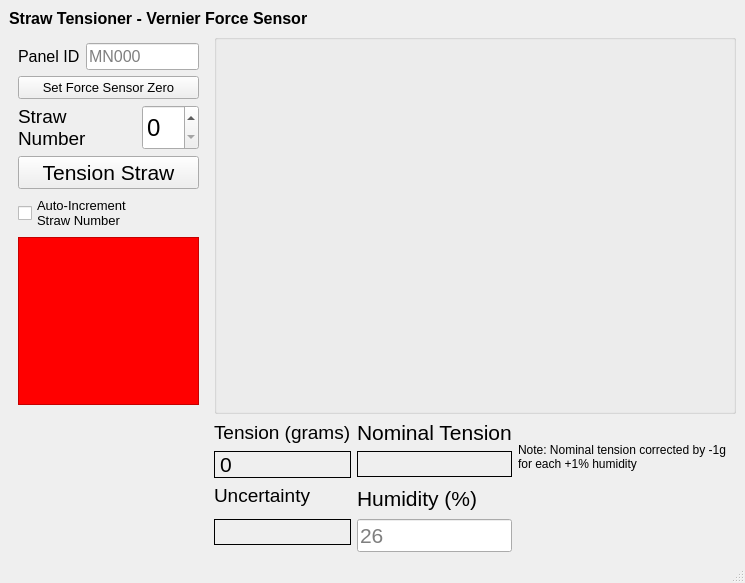
<?xml version="1.0" encoding="UTF-8"?>
<ui version="4.0">
 <class>MainWindow</class>
 <widget class="QMainWindow" name="MainWindow">
  <property name="geometry">
   <rect>
    <x>0</x>
    <y>0</y>
    <width>745</width>
    <height>583</height>
   </rect>
  </property>
  <property name="windowTitle">
   <string>StrawTensioner</string>
  </property>
  <widget class="QWidget" name="centralwidget">
   <property name="sizePolicy">
    <sizepolicy hsizetype="MinimumExpanding" vsizetype="Preferred">
     <horstretch>0</horstretch>
     <verstretch>0</verstretch>
    </sizepolicy>
   </property>
   <property name="minimumSize">
    <size>
     <width>511</width>
     <height>518</height>
    </size>
   </property>
   <layout class="QGridLayout" name="gridLayout_3">
    <item row="0" column="0" colspan="2">
     <widget class="QLabel" name="label_5">
      <property name="font">
       <font>
        <pointsize>12</pointsize>
        <weight>75</weight>
        <bold>true</bold>
       </font>
      </property>
      <property name="text">
       <string>Straw Tensioner - Vernier Force Sensor</string>
      </property>
     </widget>
    </item>
    <item row="1" column="0">
     <widget class="QWidget" name="top_layout" native="true">
      <layout class="QGridLayout" name="gridLayout_2">
       <item row="0" column="0">
        <widget class="QLabel" name="label_3">
         <property name="font">
          <font>
           <pointsize>12</pointsize>
           <weight>50</weight>
           <bold>false</bold>
          </font>
         </property>
         <property name="text">
          <string>Panel ID</string>
         </property>
        </widget>
       </item>
       <item row="0" column="1" colspan="2">
        <widget class="QLineEdit" name="panel_id">
         <property name="font">
          <font>
           <pointsize>12</pointsize>
          </font>
         </property>
         <property name="text">
          <string/>
         </property>
         <property name="placeholderText">
          <string>MN000</string>
         </property>
        </widget>
       </item>
       <item row="1" column="0" colspan="3">
        <widget class="QPushButton" name="setzero">
         <property name="font">
          <font>
           <pointsize>10</pointsize>
          </font>
         </property>
         <property name="text">
          <string>Set Force Sensor Zero</string>
         </property>
        </widget>
       </item>
       <item row="2" column="0" colspan="2">
        <widget class="QLabel" name="label">
         <property name="font">
          <font>
           <pointsize>14</pointsize>
          </font>
         </property>
         <property name="text">
          <string>Straw 
Number</string>
         </property>
        </widget>
       </item>
       <item row="2" column="2">
        <widget class="QSpinBox" name="strawnumbox">
         <property name="sizePolicy">
          <sizepolicy hsizetype="Fixed" vsizetype="Preferred">
           <horstretch>0</horstretch>
           <verstretch>0</verstretch>
          </sizepolicy>
         </property>
         <property name="font">
          <font>
           <pointsize>18</pointsize>
          </font>
         </property>
         <property name="maximum">
          <number>95</number>
         </property>
        </widget>
       </item>
       <item row="3" column="0" colspan="3">
        <widget class="QPushButton" name="realtime_display">
         <property name="font">
          <font>
           <pointsize>16</pointsize>
          </font>
         </property>
         <property name="text">
          <string>Tension Straw</string>
         </property>
        </widget>
       </item>
       <item row="4" column="0" colspan="3">
        <widget class="QCheckBox" name="autoincrement">
         <property name="font">
          <font>
           <pointsize>10</pointsize>
          </font>
         </property>
         <property name="text">
          <string>Auto-Increment 
Straw Number</string>
         </property>
         <property name="iconSize">
          <size>
           <width>32</width>
           <height>32</height>
          </size>
         </property>
        </widget>
       </item>
       <item row="5" column="0" colspan="3">
        <widget class="QGraphicsView" name="rangepanel">
         <property name="sizePolicy">
          <sizepolicy hsizetype="Preferred" vsizetype="Preferred">
           <horstretch>0</horstretch>
           <verstretch>0</verstretch>
          </sizepolicy>
         </property>
         <property name="palette">
          <palette>
           <active>
            <colorrole role="WindowText">
             <brush brushstyle="SolidPattern">
              <color alpha="255">
               <red>0</red>
               <green>0</green>
               <blue>0</blue>
              </color>
             </brush>
            </colorrole>
            <colorrole role="Button">
             <brush brushstyle="SolidPattern">
              <color alpha="255">
               <red>255</red>
               <green>0</green>
               <blue>0</blue>
              </color>
             </brush>
            </colorrole>
            <colorrole role="Light">
             <brush brushstyle="SolidPattern">
              <color alpha="255">
               <red>255</red>
               <green>127</green>
               <blue>127</blue>
              </color>
             </brush>
            </colorrole>
            <colorrole role="Midlight">
             <brush brushstyle="SolidPattern">
              <color alpha="255">
               <red>255</red>
               <green>63</green>
               <blue>63</blue>
              </color>
             </brush>
            </colorrole>
            <colorrole role="Dark">
             <brush brushstyle="SolidPattern">
              <color alpha="255">
               <red>127</red>
               <green>0</green>
               <blue>0</blue>
              </color>
             </brush>
            </colorrole>
            <colorrole role="Mid">
             <brush brushstyle="SolidPattern">
              <color alpha="255">
               <red>170</red>
               <green>0</green>
               <blue>0</blue>
              </color>
             </brush>
            </colorrole>
            <colorrole role="Text">
             <brush brushstyle="SolidPattern">
              <color alpha="255">
               <red>0</red>
               <green>0</green>
               <blue>0</blue>
              </color>
             </brush>
            </colorrole>
            <colorrole role="BrightText">
             <brush brushstyle="SolidPattern">
              <color alpha="255">
               <red>255</red>
               <green>255</green>
               <blue>255</blue>
              </color>
             </brush>
            </colorrole>
            <colorrole role="ButtonText">
             <brush brushstyle="SolidPattern">
              <color alpha="255">
               <red>0</red>
               <green>0</green>
               <blue>0</blue>
              </color>
             </brush>
            </colorrole>
            <colorrole role="Base">
             <brush brushstyle="SolidPattern">
              <color alpha="255">
               <red>255</red>
               <green>0</green>
               <blue>0</blue>
              </color>
             </brush>
            </colorrole>
            <colorrole role="Window">
             <brush brushstyle="SolidPattern">
              <color alpha="255">
               <red>255</red>
               <green>0</green>
               <blue>0</blue>
              </color>
             </brush>
            </colorrole>
            <colorrole role="Shadow">
             <brush brushstyle="SolidPattern">
              <color alpha="255">
               <red>0</red>
               <green>0</green>
               <blue>0</blue>
              </color>
             </brush>
            </colorrole>
            <colorrole role="AlternateBase">
             <brush brushstyle="SolidPattern">
              <color alpha="255">
               <red>255</red>
               <green>127</green>
               <blue>127</blue>
              </color>
             </brush>
            </colorrole>
            <colorrole role="ToolTipBase">
             <brush brushstyle="SolidPattern">
              <color alpha="255">
               <red>255</red>
               <green>255</green>
               <blue>220</blue>
              </color>
             </brush>
            </colorrole>
            <colorrole role="ToolTipText">
             <brush brushstyle="SolidPattern">
              <color alpha="255">
               <red>0</red>
               <green>0</green>
               <blue>0</blue>
              </color>
             </brush>
            </colorrole>
            <colorrole role="PlaceholderText">
             <brush brushstyle="NoBrush">
              <color alpha="128">
               <red>0</red>
               <green>0</green>
               <blue>0</blue>
              </color>
             </brush>
            </colorrole>
           </active>
           <inactive>
            <colorrole role="WindowText">
             <brush brushstyle="SolidPattern">
              <color alpha="255">
               <red>0</red>
               <green>0</green>
               <blue>0</blue>
              </color>
             </brush>
            </colorrole>
            <colorrole role="Button">
             <brush brushstyle="SolidPattern">
              <color alpha="255">
               <red>255</red>
               <green>0</green>
               <blue>0</blue>
              </color>
             </brush>
            </colorrole>
            <colorrole role="Light">
             <brush brushstyle="SolidPattern">
              <color alpha="255">
               <red>255</red>
               <green>127</green>
               <blue>127</blue>
              </color>
             </brush>
            </colorrole>
            <colorrole role="Midlight">
             <brush brushstyle="SolidPattern">
              <color alpha="255">
               <red>255</red>
               <green>63</green>
               <blue>63</blue>
              </color>
             </brush>
            </colorrole>
            <colorrole role="Dark">
             <brush brushstyle="SolidPattern">
              <color alpha="255">
               <red>127</red>
               <green>0</green>
               <blue>0</blue>
              </color>
             </brush>
            </colorrole>
            <colorrole role="Mid">
             <brush brushstyle="SolidPattern">
              <color alpha="255">
               <red>170</red>
               <green>0</green>
               <blue>0</blue>
              </color>
             </brush>
            </colorrole>
            <colorrole role="Text">
             <brush brushstyle="SolidPattern">
              <color alpha="255">
               <red>0</red>
               <green>0</green>
               <blue>0</blue>
              </color>
             </brush>
            </colorrole>
            <colorrole role="BrightText">
             <brush brushstyle="SolidPattern">
              <color alpha="255">
               <red>255</red>
               <green>255</green>
               <blue>255</blue>
              </color>
             </brush>
            </colorrole>
            <colorrole role="ButtonText">
             <brush brushstyle="SolidPattern">
              <color alpha="255">
               <red>0</red>
               <green>0</green>
               <blue>0</blue>
              </color>
             </brush>
            </colorrole>
            <colorrole role="Base">
             <brush brushstyle="SolidPattern">
              <color alpha="255">
               <red>255</red>
               <green>0</green>
               <blue>0</blue>
              </color>
             </brush>
            </colorrole>
            <colorrole role="Window">
             <brush brushstyle="SolidPattern">
              <color alpha="255">
               <red>255</red>
               <green>0</green>
               <blue>0</blue>
              </color>
             </brush>
            </colorrole>
            <colorrole role="Shadow">
             <brush brushstyle="SolidPattern">
              <color alpha="255">
               <red>0</red>
               <green>0</green>
               <blue>0</blue>
              </color>
             </brush>
            </colorrole>
            <colorrole role="AlternateBase">
             <brush brushstyle="SolidPattern">
              <color alpha="255">
               <red>255</red>
               <green>127</green>
               <blue>127</blue>
              </color>
             </brush>
            </colorrole>
            <colorrole role="ToolTipBase">
             <brush brushstyle="SolidPattern">
              <color alpha="255">
               <red>255</red>
               <green>255</green>
               <blue>220</blue>
              </color>
             </brush>
            </colorrole>
            <colorrole role="ToolTipText">
             <brush brushstyle="SolidPattern">
              <color alpha="255">
               <red>0</red>
               <green>0</green>
               <blue>0</blue>
              </color>
             </brush>
            </colorrole>
            <colorrole role="PlaceholderText">
             <brush brushstyle="NoBrush">
              <color alpha="128">
               <red>0</red>
               <green>0</green>
               <blue>0</blue>
              </color>
             </brush>
            </colorrole>
           </inactive>
           <disabled>
            <colorrole role="WindowText">
             <brush brushstyle="SolidPattern">
              <color alpha="255">
               <red>127</red>
               <green>0</green>
               <blue>0</blue>
              </color>
             </brush>
            </colorrole>
            <colorrole role="Button">
             <brush brushstyle="SolidPattern">
              <color alpha="255">
               <red>255</red>
               <green>0</green>
               <blue>0</blue>
              </color>
             </brush>
            </colorrole>
            <colorrole role="Light">
             <brush brushstyle="SolidPattern">
              <color alpha="255">
               <red>255</red>
               <green>127</green>
               <blue>127</blue>
              </color>
             </brush>
            </colorrole>
            <colorrole role="Midlight">
             <brush brushstyle="SolidPattern">
              <color alpha="255">
               <red>255</red>
               <green>63</green>
               <blue>63</blue>
              </color>
             </brush>
            </colorrole>
            <colorrole role="Dark">
             <brush brushstyle="SolidPattern">
              <color alpha="255">
               <red>127</red>
               <green>0</green>
               <blue>0</blue>
              </color>
             </brush>
            </colorrole>
            <colorrole role="Mid">
             <brush brushstyle="SolidPattern">
              <color alpha="255">
               <red>170</red>
               <green>0</green>
               <blue>0</blue>
              </color>
             </brush>
            </colorrole>
            <colorrole role="Text">
             <brush brushstyle="SolidPattern">
              <color alpha="255">
               <red>127</red>
               <green>0</green>
               <blue>0</blue>
              </color>
             </brush>
            </colorrole>
            <colorrole role="BrightText">
             <brush brushstyle="SolidPattern">
              <color alpha="255">
               <red>255</red>
               <green>255</green>
               <blue>255</blue>
              </color>
             </brush>
            </colorrole>
            <colorrole role="ButtonText">
             <brush brushstyle="SolidPattern">
              <color alpha="255">
               <red>127</red>
               <green>0</green>
               <blue>0</blue>
              </color>
             </brush>
            </colorrole>
            <colorrole role="Base">
             <brush brushstyle="SolidPattern">
              <color alpha="255">
               <red>255</red>
               <green>0</green>
               <blue>0</blue>
              </color>
             </brush>
            </colorrole>
            <colorrole role="Window">
             <brush brushstyle="SolidPattern">
              <color alpha="255">
               <red>255</red>
               <green>0</green>
               <blue>0</blue>
              </color>
             </brush>
            </colorrole>
            <colorrole role="Shadow">
             <brush brushstyle="SolidPattern">
              <color alpha="255">
               <red>0</red>
               <green>0</green>
               <blue>0</blue>
              </color>
             </brush>
            </colorrole>
            <colorrole role="AlternateBase">
             <brush brushstyle="SolidPattern">
              <color alpha="255">
               <red>255</red>
               <green>0</green>
               <blue>0</blue>
              </color>
             </brush>
            </colorrole>
            <colorrole role="ToolTipBase">
             <brush brushstyle="SolidPattern">
              <color alpha="255">
               <red>255</red>
               <green>255</green>
               <blue>220</blue>
              </color>
             </brush>
            </colorrole>
            <colorrole role="ToolTipText">
             <brush brushstyle="SolidPattern">
              <color alpha="255">
               <red>0</red>
               <green>0</green>
               <blue>0</blue>
              </color>
             </brush>
            </colorrole>
            <colorrole role="PlaceholderText">
             <brush brushstyle="NoBrush">
              <color alpha="128">
               <red>0</red>
               <green>0</green>
               <blue>0</blue>
              </color>
             </brush>
            </colorrole>
           </disabled>
          </palette>
         </property>
         <property name="autoFillBackground">
          <bool>false</bool>
         </property>
        </widget>
       </item>
      </layout>
     </widget>
    </item>
    <item row="1" column="1">
     <widget class="QGroupBox" name="plot_groupbox">
      <property name="sizePolicy">
       <sizepolicy hsizetype="MinimumExpanding" vsizetype="Preferred">
        <horstretch>0</horstretch>
        <verstretch>0</verstretch>
       </sizepolicy>
      </property>
      <property name="minimumSize">
       <size>
        <width>521</width>
        <height>361</height>
       </size>
      </property>
      <property name="title">
       <string/>
      </property>
      <layout class="QGridLayout" name="gridLayout">
       <item row="0" column="0">
        <layout class="QVBoxLayout" name="tplot_layout"/>
       </item>
      </layout>
     </widget>
    </item>
    <item row="2" column="1">
     <layout class="QGridLayout" name="bottomLayout">
      <item row="0" column="0" rowspan="2">
       <widget class="QLabel" name="label_2">
        <property name="sizePolicy">
         <sizepolicy hsizetype="Preferred" vsizetype="Preferred">
          <horstretch>0</horstretch>
          <verstretch>0</verstretch>
         </sizepolicy>
        </property>
        <property name="palette">
         <palette>
          <active>
           <colorrole role="Base">
            <brush brushstyle="SolidPattern">
             <color alpha="255">
              <red>255</red>
              <green>255</green>
              <blue>255</blue>
             </color>
            </brush>
           </colorrole>
           <colorrole role="Window">
            <brush brushstyle="SolidPattern">
             <color alpha="255">
              <red>255</red>
              <green>255</green>
              <blue>255</blue>
             </color>
            </brush>
           </colorrole>
          </active>
          <inactive>
           <colorrole role="Base">
            <brush brushstyle="SolidPattern">
             <color alpha="255">
              <red>255</red>
              <green>255</green>
              <blue>255</blue>
             </color>
            </brush>
           </colorrole>
           <colorrole role="Window">
            <brush brushstyle="SolidPattern">
             <color alpha="255">
              <red>255</red>
              <green>255</green>
              <blue>255</blue>
             </color>
            </brush>
           </colorrole>
          </inactive>
          <disabled>
           <colorrole role="Base">
            <brush brushstyle="SolidPattern">
             <color alpha="255">
              <red>255</red>
              <green>255</green>
              <blue>255</blue>
             </color>
            </brush>
           </colorrole>
           <colorrole role="Window">
            <brush brushstyle="SolidPattern">
             <color alpha="255">
              <red>255</red>
              <green>255</green>
              <blue>255</blue>
             </color>
            </brush>
           </colorrole>
          </disabled>
         </palette>
        </property>
        <property name="font">
         <font>
          <pointsize>14</pointsize>
         </font>
        </property>
        <property name="frameShape">
         <enum>QFrame::NoFrame</enum>
        </property>
        <property name="text">
         <string>Tension (grams)</string>
        </property>
       </widget>
      </item>
      <item row="0" column="1" rowspan="2" colspan="2">
       <widget class="QLabel" name="label_6">
        <property name="sizePolicy">
         <sizepolicy hsizetype="Preferred" vsizetype="Preferred">
          <horstretch>0</horstretch>
          <verstretch>0</verstretch>
         </sizepolicy>
        </property>
        <property name="palette">
         <palette>
          <active>
           <colorrole role="Base">
            <brush brushstyle="SolidPattern">
             <color alpha="255">
              <red>255</red>
              <green>255</green>
              <blue>255</blue>
             </color>
            </brush>
           </colorrole>
           <colorrole role="Window">
            <brush brushstyle="SolidPattern">
             <color alpha="255">
              <red>255</red>
              <green>255</green>
              <blue>255</blue>
             </color>
            </brush>
           </colorrole>
          </active>
          <inactive>
           <colorrole role="Base">
            <brush brushstyle="SolidPattern">
             <color alpha="255">
              <red>255</red>
              <green>255</green>
              <blue>255</blue>
             </color>
            </brush>
           </colorrole>
           <colorrole role="Window">
            <brush brushstyle="SolidPattern">
             <color alpha="255">
              <red>255</red>
              <green>255</green>
              <blue>255</blue>
             </color>
            </brush>
           </colorrole>
          </inactive>
          <disabled>
           <colorrole role="Base">
            <brush brushstyle="SolidPattern">
             <color alpha="255">
              <red>255</red>
              <green>255</green>
              <blue>255</blue>
             </color>
            </brush>
           </colorrole>
           <colorrole role="Window">
            <brush brushstyle="SolidPattern">
             <color alpha="255">
              <red>255</red>
              <green>255</green>
              <blue>255</blue>
             </color>
            </brush>
           </colorrole>
          </disabled>
         </palette>
        </property>
        <property name="font">
         <font>
          <pointsize>16</pointsize>
         </font>
        </property>
        <property name="frameShape">
         <enum>QFrame::NoFrame</enum>
        </property>
        <property name="text">
         <string>Nominal Tension </string>
        </property>
       </widget>
      </item>
      <item row="1" column="2" rowspan="2">
       <widget class="QLabel" name="label_7">
        <property name="text">
         <string>Note: Nominal tension corrected by -1g for each +1% humidity</string>
        </property>
        <property name="wordWrap">
         <bool>true</bool>
        </property>
       </widget>
      </item>
      <item row="2" column="0">
       <widget class="QLabel" name="tension_label">
        <property name="sizePolicy">
         <sizepolicy hsizetype="Preferred" vsizetype="Fixed">
          <horstretch>0</horstretch>
          <verstretch>0</verstretch>
         </sizepolicy>
        </property>
        <property name="palette">
         <palette>
          <active>
           <colorrole role="Base">
            <brush brushstyle="SolidPattern">
             <color alpha="255">
              <red>255</red>
              <green>255</green>
              <blue>255</blue>
             </color>
            </brush>
           </colorrole>
           <colorrole role="Window">
            <brush brushstyle="SolidPattern">
             <color alpha="255">
              <red>0</red>
              <green>0</green>
              <blue>0</blue>
             </color>
            </brush>
           </colorrole>
           <colorrole role="Shadow">
            <brush brushstyle="SolidPattern">
             <color alpha="255">
              <red>0</red>
              <green>0</green>
              <blue>0</blue>
             </color>
            </brush>
           </colorrole>
          </active>
          <inactive>
           <colorrole role="Base">
            <brush brushstyle="SolidPattern">
             <color alpha="255">
              <red>255</red>
              <green>255</green>
              <blue>255</blue>
             </color>
            </brush>
           </colorrole>
           <colorrole role="Window">
            <brush brushstyle="SolidPattern">
             <color alpha="255">
              <red>0</red>
              <green>0</green>
              <blue>0</blue>
             </color>
            </brush>
           </colorrole>
           <colorrole role="Shadow">
            <brush brushstyle="SolidPattern">
             <color alpha="255">
              <red>0</red>
              <green>0</green>
              <blue>0</blue>
             </color>
            </brush>
           </colorrole>
          </inactive>
          <disabled>
           <colorrole role="Base">
            <brush brushstyle="SolidPattern">
             <color alpha="255">
              <red>0</red>
              <green>0</green>
              <blue>0</blue>
             </color>
            </brush>
           </colorrole>
           <colorrole role="Window">
            <brush brushstyle="SolidPattern">
             <color alpha="255">
              <red>0</red>
              <green>0</green>
              <blue>0</blue>
             </color>
            </brush>
           </colorrole>
           <colorrole role="Shadow">
            <brush brushstyle="SolidPattern">
             <color alpha="255">
              <red>0</red>
              <green>0</green>
              <blue>0</blue>
             </color>
            </brush>
           </colorrole>
          </disabled>
         </palette>
        </property>
        <property name="font">
         <font>
          <pointsize>16</pointsize>
         </font>
        </property>
        <property name="frameShape">
         <enum>QFrame::Box</enum>
        </property>
        <property name="text">
         <string>0</string>
        </property>
       </widget>
      </item>
      <item row="2" column="1">
       <widget class="QLabel" name="nominal_label">
        <property name="sizePolicy">
         <sizepolicy hsizetype="Preferred" vsizetype="Fixed">
          <horstretch>0</horstretch>
          <verstretch>0</verstretch>
         </sizepolicy>
        </property>
        <property name="palette">
         <palette>
          <active>
           <colorrole role="Base">
            <brush brushstyle="SolidPattern">
             <color alpha="255">
              <red>255</red>
              <green>255</green>
              <blue>255</blue>
             </color>
            </brush>
           </colorrole>
           <colorrole role="Window">
            <brush brushstyle="SolidPattern">
             <color alpha="255">
              <red>0</red>
              <green>0</green>
              <blue>0</blue>
             </color>
            </brush>
           </colorrole>
           <colorrole role="Shadow">
            <brush brushstyle="SolidPattern">
             <color alpha="255">
              <red>0</red>
              <green>0</green>
              <blue>0</blue>
             </color>
            </brush>
           </colorrole>
          </active>
          <inactive>
           <colorrole role="Base">
            <brush brushstyle="SolidPattern">
             <color alpha="255">
              <red>255</red>
              <green>255</green>
              <blue>255</blue>
             </color>
            </brush>
           </colorrole>
           <colorrole role="Window">
            <brush brushstyle="SolidPattern">
             <color alpha="255">
              <red>0</red>
              <green>0</green>
              <blue>0</blue>
             </color>
            </brush>
           </colorrole>
           <colorrole role="Shadow">
            <brush brushstyle="SolidPattern">
             <color alpha="255">
              <red>0</red>
              <green>0</green>
              <blue>0</blue>
             </color>
            </brush>
           </colorrole>
          </inactive>
          <disabled>
           <colorrole role="Base">
            <brush brushstyle="SolidPattern">
             <color alpha="255">
              <red>0</red>
              <green>0</green>
              <blue>0</blue>
             </color>
            </brush>
           </colorrole>
           <colorrole role="Window">
            <brush brushstyle="SolidPattern">
             <color alpha="255">
              <red>0</red>
              <green>0</green>
              <blue>0</blue>
             </color>
            </brush>
           </colorrole>
           <colorrole role="Shadow">
            <brush brushstyle="SolidPattern">
             <color alpha="255">
              <red>0</red>
              <green>0</green>
              <blue>0</blue>
             </color>
            </brush>
           </colorrole>
          </disabled>
         </palette>
        </property>
        <property name="font">
         <font>
          <pointsize>16</pointsize>
         </font>
        </property>
        <property name="frameShape">
         <enum>QFrame::Box</enum>
        </property>
        <property name="text">
         <string/>
        </property>
       </widget>
      </item>
      <item row="3" column="0">
       <widget class="QLabel" name="label_4">
        <property name="sizePolicy">
         <sizepolicy hsizetype="Preferred" vsizetype="Preferred">
          <horstretch>0</horstretch>
          <verstretch>0</verstretch>
         </sizepolicy>
        </property>
        <property name="palette">
         <palette>
          <active>
           <colorrole role="Base">
            <brush brushstyle="SolidPattern">
             <color alpha="255">
              <red>255</red>
              <green>255</green>
              <blue>255</blue>
             </color>
            </brush>
           </colorrole>
           <colorrole role="Window">
            <brush brushstyle="SolidPattern">
             <color alpha="255">
              <red>255</red>
              <green>255</green>
              <blue>255</blue>
             </color>
            </brush>
           </colorrole>
          </active>
          <inactive>
           <colorrole role="Base">
            <brush brushstyle="SolidPattern">
             <color alpha="255">
              <red>255</red>
              <green>255</green>
              <blue>255</blue>
             </color>
            </brush>
           </colorrole>
           <colorrole role="Window">
            <brush brushstyle="SolidPattern">
             <color alpha="255">
              <red>255</red>
              <green>255</green>
              <blue>255</blue>
             </color>
            </brush>
           </colorrole>
          </inactive>
          <disabled>
           <colorrole role="Base">
            <brush brushstyle="SolidPattern">
             <color alpha="255">
              <red>255</red>
              <green>255</green>
              <blue>255</blue>
             </color>
            </brush>
           </colorrole>
           <colorrole role="Window">
            <brush brushstyle="SolidPattern">
             <color alpha="255">
              <red>255</red>
              <green>255</green>
              <blue>255</blue>
             </color>
            </brush>
           </colorrole>
          </disabled>
         </palette>
        </property>
        <property name="font">
         <font>
          <pointsize>14</pointsize>
         </font>
        </property>
        <property name="frameShape">
         <enum>QFrame::NoFrame</enum>
        </property>
        <property name="text">
         <string>Uncertainty</string>
        </property>
       </widget>
      </item>
      <item row="3" column="1" rowspan="2">
       <widget class="QLabel" name="label_8">
        <property name="sizePolicy">
         <sizepolicy hsizetype="Preferred" vsizetype="Preferred">
          <horstretch>0</horstretch>
          <verstretch>0</verstretch>
         </sizepolicy>
        </property>
        <property name="palette">
         <palette>
          <active>
           <colorrole role="Base">
            <brush brushstyle="SolidPattern">
             <color alpha="255">
              <red>255</red>
              <green>255</green>
              <blue>255</blue>
             </color>
            </brush>
           </colorrole>
           <colorrole role="Window">
            <brush brushstyle="SolidPattern">
             <color alpha="255">
              <red>255</red>
              <green>255</green>
              <blue>255</blue>
             </color>
            </brush>
           </colorrole>
          </active>
          <inactive>
           <colorrole role="Base">
            <brush brushstyle="SolidPattern">
             <color alpha="255">
              <red>255</red>
              <green>255</green>
              <blue>255</blue>
             </color>
            </brush>
           </colorrole>
           <colorrole role="Window">
            <brush brushstyle="SolidPattern">
             <color alpha="255">
              <red>255</red>
              <green>255</green>
              <blue>255</blue>
             </color>
            </brush>
           </colorrole>
          </inactive>
          <disabled>
           <colorrole role="Base">
            <brush brushstyle="SolidPattern">
             <color alpha="255">
              <red>255</red>
              <green>255</green>
              <blue>255</blue>
             </color>
            </brush>
           </colorrole>
           <colorrole role="Window">
            <brush brushstyle="SolidPattern">
             <color alpha="255">
              <red>255</red>
              <green>255</green>
              <blue>255</blue>
             </color>
            </brush>
           </colorrole>
          </disabled>
         </palette>
        </property>
        <property name="font">
         <font>
          <pointsize>16</pointsize>
         </font>
        </property>
        <property name="frameShape">
         <enum>QFrame::NoFrame</enum>
        </property>
        <property name="text">
         <string>Humidity (%)</string>
        </property>
       </widget>
      </item>
      <item row="4" column="0" rowspan="2">
       <widget class="QLabel" name="unc_label">
        <property name="sizePolicy">
         <sizepolicy hsizetype="Preferred" vsizetype="Fixed">
          <horstretch>0</horstretch>
          <verstretch>0</verstretch>
         </sizepolicy>
        </property>
        <property name="palette">
         <palette>
          <active>
           <colorrole role="Base">
            <brush brushstyle="SolidPattern">
             <color alpha="255">
              <red>255</red>
              <green>255</green>
              <blue>255</blue>
             </color>
            </brush>
           </colorrole>
           <colorrole role="Window">
            <brush brushstyle="SolidPattern">
             <color alpha="255">
              <red>0</red>
              <green>0</green>
              <blue>0</blue>
             </color>
            </brush>
           </colorrole>
           <colorrole role="Shadow">
            <brush brushstyle="SolidPattern">
             <color alpha="255">
              <red>0</red>
              <green>0</green>
              <blue>0</blue>
             </color>
            </brush>
           </colorrole>
          </active>
          <inactive>
           <colorrole role="Base">
            <brush brushstyle="SolidPattern">
             <color alpha="255">
              <red>255</red>
              <green>255</green>
              <blue>255</blue>
             </color>
            </brush>
           </colorrole>
           <colorrole role="Window">
            <brush brushstyle="SolidPattern">
             <color alpha="255">
              <red>0</red>
              <green>0</green>
              <blue>0</blue>
             </color>
            </brush>
           </colorrole>
           <colorrole role="Shadow">
            <brush brushstyle="SolidPattern">
             <color alpha="255">
              <red>0</red>
              <green>0</green>
              <blue>0</blue>
             </color>
            </brush>
           </colorrole>
          </inactive>
          <disabled>
           <colorrole role="Base">
            <brush brushstyle="SolidPattern">
             <color alpha="255">
              <red>0</red>
              <green>0</green>
              <blue>0</blue>
             </color>
            </brush>
           </colorrole>
           <colorrole role="Window">
            <brush brushstyle="SolidPattern">
             <color alpha="255">
              <red>0</red>
              <green>0</green>
              <blue>0</blue>
             </color>
            </brush>
           </colorrole>
           <colorrole role="Shadow">
            <brush brushstyle="SolidPattern">
             <color alpha="255">
              <red>0</red>
              <green>0</green>
              <blue>0</blue>
             </color>
            </brush>
           </colorrole>
          </disabled>
         </palette>
        </property>
        <property name="font">
         <font>
          <pointsize>16</pointsize>
         </font>
        </property>
        <property name="frameShape">
         <enum>QFrame::Box</enum>
        </property>
        <property name="text">
         <string/>
        </property>
       </widget>
      </item>
      <item row="5" column="1">
       <widget class="QLineEdit" name="hmd_label">
        <property name="font">
         <font>
          <pointsize>16</pointsize>
         </font>
        </property>
        <property name="placeholderText">
         <string>26</string>
        </property>
       </widget>
      </item>
     </layout>
    </item>
   </layout>
   <widget class="QLabel" name="ave_temp">
    <property name="geometry">
     <rect>
      <x>600</x>
      <y>50</y>
      <width>101</width>
      <height>21</height>
     </rect>
    </property>
    <property name="font">
     <font>
      <weight>75</weight>
      <bold>true</bold>
     </font>
    </property>
    <property name="autoFillBackground">
     <bool>false</bool>
    </property>
    <property name="text">
     <string/>
    </property>
   </widget>
   <zorder>top_layout</zorder>
   <zorder>plot_groupbox</zorder>
   <zorder>label_5</zorder>
   <zorder>ave_temp</zorder>
   <zorder>unc_label</zorder>
   <zorder>tension_label</zorder>
   <zorder>label_2</zorder>
   <zorder>label_4</zorder>
   <zorder>label_6</zorder>
   <zorder>nominal_label</zorder>
   <zorder>label_7</zorder>
   <zorder>label_8</zorder>
   <zorder>hmd_label</zorder>
  </widget>
  <widget class="QMenuBar" name="menubar">
   <property name="geometry">
    <rect>
     <x>0</x>
     <y>0</y>
     <width>745</width>
     <height>21</height>
    </rect>
   </property>
  </widget>
  <widget class="QStatusBar" name="statusbar"/>
 </widget>
 <resources/>
 <connections/>
</ui>
